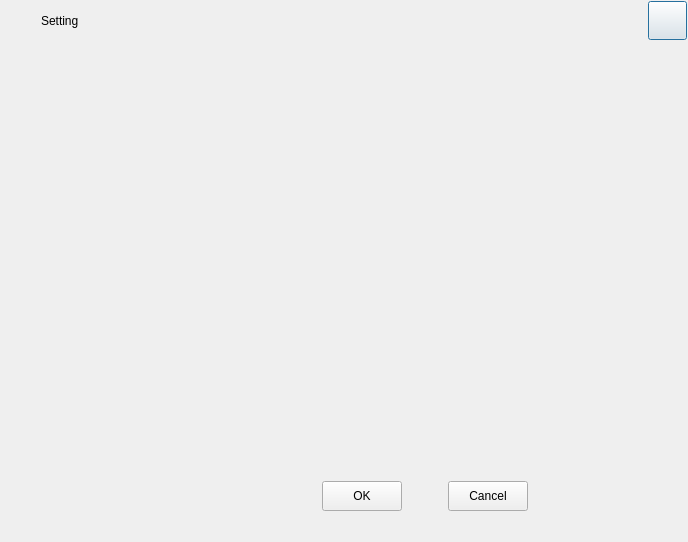
<?xml version="1.0" encoding="UTF-8"?>
<ui version="4.0">
 <class>AdvSetttingBaseDlg</class>
 <widget class="QDialog" name="AdvSetttingBaseDlg">
  <property name="geometry">
   <rect>
    <x>0</x>
    <y>0</y>
    <width>688</width>
    <height>542</height>
   </rect>
  </property>
  <property name="sizePolicy">
   <sizepolicy hsizetype="Fixed" vsizetype="Fixed">
    <horstretch>0</horstretch>
    <verstretch>0</verstretch>
   </sizepolicy>
  </property>
  <property name="minimumSize">
   <size>
    <width>688</width>
    <height>542</height>
   </size>
  </property>
  <property name="maximumSize">
   <size>
    <width>688</width>
    <height>542</height>
   </size>
  </property>
  <property name="windowTitle">
   <string>AdvSetttingBaseDlg</string>
  </property>
  <layout class="QVBoxLayout" name="verticalLayout">
   <property name="spacing">
    <number>0</number>
   </property>
   <property name="leftMargin">
    <number>1</number>
   </property>
   <property name="topMargin">
    <number>1</number>
   </property>
   <property name="rightMargin">
    <number>1</number>
   </property>
   <property name="bottomMargin">
    <number>1</number>
   </property>
   <item>
    <widget class="QWidget" name="LeftTitleWid" native="true">
     <property name="sizePolicy">
      <sizepolicy hsizetype="Preferred" vsizetype="Fixed">
       <horstretch>0</horstretch>
       <verstretch>0</verstretch>
      </sizepolicy>
     </property>
     <property name="minimumSize">
      <size>
       <width>0</width>
       <height>39</height>
      </size>
     </property>
     <property name="maximumSize">
      <size>
       <width>16777215</width>
       <height>39</height>
      </size>
     </property>
     <widget class="QPushButton" name="CloseBtn">
      <property name="geometry">
       <rect>
        <x>647</x>
        <y>0</y>
        <width>39</width>
        <height>39</height>
       </rect>
      </property>
      <property name="text">
       <string/>
      </property>
     </widget>
     <widget class="QLabel" name="HintLab">
      <property name="geometry">
       <rect>
        <x>9</x>
        <y>9</y>
        <width>22</width>
        <height>22</height>
       </rect>
      </property>
      <property name="minimumSize">
       <size>
        <width>22</width>
        <height>22</height>
       </size>
      </property>
      <property name="maximumSize">
       <size>
        <width>22</width>
        <height>22</height>
       </size>
      </property>
      <property name="text">
       <string/>
      </property>
     </widget>
     <widget class="QLabel" name="SettingTitleLab">
      <property name="geometry">
       <rect>
        <x>40</x>
        <y>9</y>
        <width>133</width>
        <height>22</height>
       </rect>
      </property>
      <property name="sizePolicy">
       <sizepolicy hsizetype="Fixed" vsizetype="Fixed">
        <horstretch>0</horstretch>
        <verstretch>0</verstretch>
       </sizepolicy>
      </property>
      <property name="minimumSize">
       <size>
        <width>133</width>
        <height>22</height>
       </size>
      </property>
      <property name="maximumSize">
       <size>
        <width>133</width>
        <height>22</height>
       </size>
      </property>
      <property name="text">
       <string>Setting</string>
      </property>
     </widget>
    </widget>
   </item>
   <item>
    <layout class="QHBoxLayout" name="CenterHLayout">
     <property name="spacing">
      <number>0</number>
     </property>
     <item>
      <widget class="QWidget" name="LeftWid" native="true">
       <property name="sizePolicy">
        <sizepolicy hsizetype="Fixed" vsizetype="Preferred">
         <horstretch>0</horstretch>
         <verstretch>0</verstretch>
        </sizepolicy>
       </property>
       <property name="minimumSize">
        <size>
         <width>160</width>
         <height>0</height>
        </size>
       </property>
       <property name="maximumSize">
        <size>
         <width>160</width>
         <height>16777215</height>
        </size>
       </property>
       <layout class="QVBoxLayout" name="LeftWidVLayout">
        <property name="spacing">
         <number>0</number>
        </property>
        <property name="leftMargin">
         <number>0</number>
        </property>
        <property name="topMargin">
         <number>0</number>
        </property>
        <property name="rightMargin">
         <number>0</number>
        </property>
        <property name="bottomMargin">
         <number>0</number>
        </property>
        <item>
         <widget class="QWidget" name="LeftBtnWid" native="true">
          <property name="sizePolicy">
           <sizepolicy hsizetype="Fixed" vsizetype="Minimum">
            <horstretch>0</horstretch>
            <verstretch>0</verstretch>
           </sizepolicy>
          </property>
          <property name="minimumSize">
           <size>
            <width>160</width>
            <height>0</height>
           </size>
          </property>
          <property name="maximumSize">
           <size>
            <width>160</width>
            <height>16777215</height>
           </size>
          </property>
          <layout class="QVBoxLayout" name="LeftBtnWidVLayout">
           <property name="spacing">
            <number>0</number>
           </property>
           <property name="leftMargin">
            <number>0</number>
           </property>
           <property name="topMargin">
            <number>0</number>
           </property>
           <property name="rightMargin">
            <number>0</number>
           </property>
           <property name="bottomMargin">
            <number>0</number>
           </property>
          </layout>
         </widget>
        </item>
        <item>
         <spacer name="verticalSpacer">
          <property name="orientation">
           <enum>Qt::Vertical</enum>
          </property>
          <property name="sizeHint" stdset="0">
           <size>
            <width>20</width>
            <height>40</height>
           </size>
          </property>
         </spacer>
        </item>
       </layout>
      </widget>
     </item>
     <item>
      <widget class="QStackedWidget" name="SettingStackedWid">
       <property name="currentIndex">
        <number>-1</number>
       </property>
      </widget>
     </item>
    </layout>
   </item>
   <item>
    <layout class="QHBoxLayout" name="BottomHLayout">
     <property name="spacing">
      <number>0</number>
     </property>
     <item>
      <widget class="QWidget" name="BtnBottomWid" native="true">
       <property name="sizePolicy">
        <sizepolicy hsizetype="Fixed" vsizetype="Fixed">
         <horstretch>0</horstretch>
         <verstretch>0</verstretch>
        </sizepolicy>
       </property>
       <property name="minimumSize">
        <size>
         <width>160</width>
         <height>60</height>
        </size>
       </property>
       <property name="maximumSize">
        <size>
         <width>160</width>
         <height>60</height>
        </size>
       </property>
      </widget>
     </item>
     <item>
      <widget class="QWidget" name="StackBottomWid" native="true">
       <property name="minimumSize">
        <size>
         <width>0</width>
         <height>60</height>
        </size>
       </property>
       <property name="maximumSize">
        <size>
         <width>16777215</width>
         <height>60</height>
        </size>
       </property>
       <widget class="QPushButton" name="SetBtn">
        <property name="geometry">
         <rect>
          <x>161</x>
          <y>0</y>
          <width>80</width>
          <height>30</height>
         </rect>
        </property>
        <property name="sizePolicy">
         <sizepolicy hsizetype="Fixed" vsizetype="Fixed">
          <horstretch>0</horstretch>
          <verstretch>0</verstretch>
         </sizepolicy>
        </property>
        <property name="minimumSize">
         <size>
          <width>80</width>
          <height>30</height>
         </size>
        </property>
        <property name="maximumSize">
         <size>
          <width>80</width>
          <height>30</height>
         </size>
        </property>
        <property name="text">
         <string>OK</string>
        </property>
       </widget>
       <widget class="QPushButton" name="CancelBtn">
        <property name="geometry">
         <rect>
          <x>287</x>
          <y>0</y>
          <width>80</width>
          <height>30</height>
         </rect>
        </property>
        <property name="sizePolicy">
         <sizepolicy hsizetype="Fixed" vsizetype="Fixed">
          <horstretch>0</horstretch>
          <verstretch>0</verstretch>
         </sizepolicy>
        </property>
        <property name="minimumSize">
         <size>
          <width>80</width>
          <height>30</height>
         </size>
        </property>
        <property name="maximumSize">
         <size>
          <width>80</width>
          <height>30</height>
         </size>
        </property>
        <property name="text">
         <string>Cancel</string>
        </property>
       </widget>
      </widget>
     </item>
    </layout>
   </item>
  </layout>
 </widget>
 <layoutdefault spacing="6" margin="11"/>
 <resources/>
 <connections/>
</ui>
